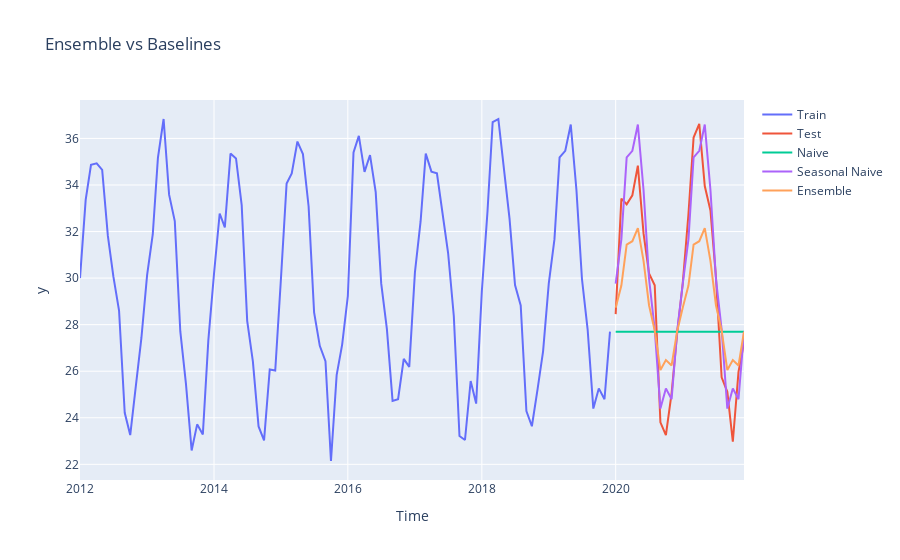

The notebook cell this image was saved under:
### Code cell
fig = go.Figure()
fig.add_trace(go.Scatter(x=train.index.to_timestamp(), y=train, mode="lines", name="Train"))
fig.add_trace(go.Scatter(x=test.index.to_timestamp(), y=test, mode="lines", name="Test"))
fig.add_trace(go.Scatter(x=naive_forecast.index.to_timestamp(), y=naive_forecast, mode="lines", name="Naive"))
fig.add_trace(go.Scatter(x=seasonal_naive.index.to_timestamp(), y=seasonal_naive, mode="lines", name="Seasonal Naive"))
fig.add_trace(go.Scatter(x=ensemble.index.to_timestamp(), y=ensemble, mode="lines", name="Ensemble"))
fig.update_layout(title="Ensemble vs Baselines", xaxis_title="Time", yaxis_title="y")
fig.show()
